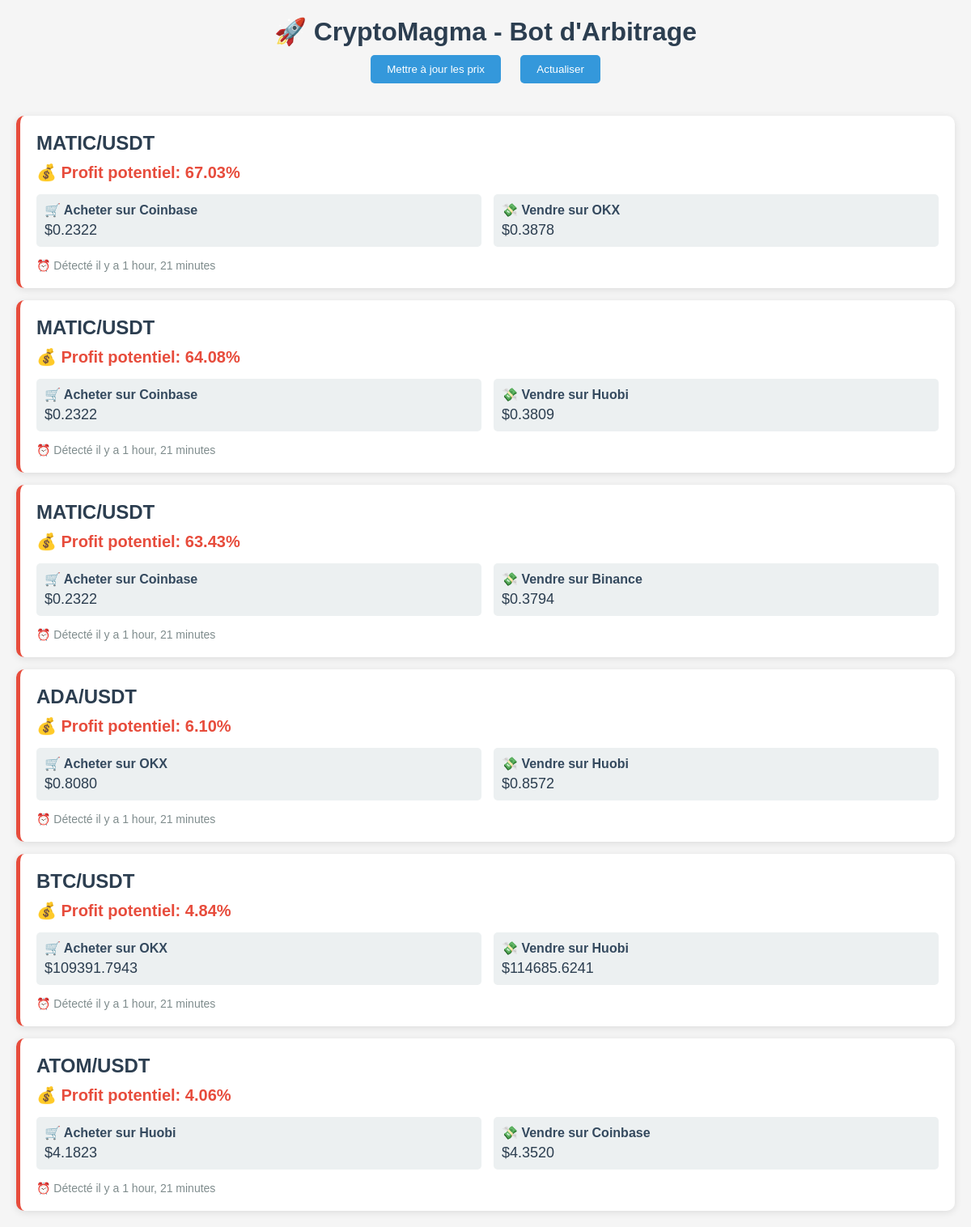
Before: / with the older database file.
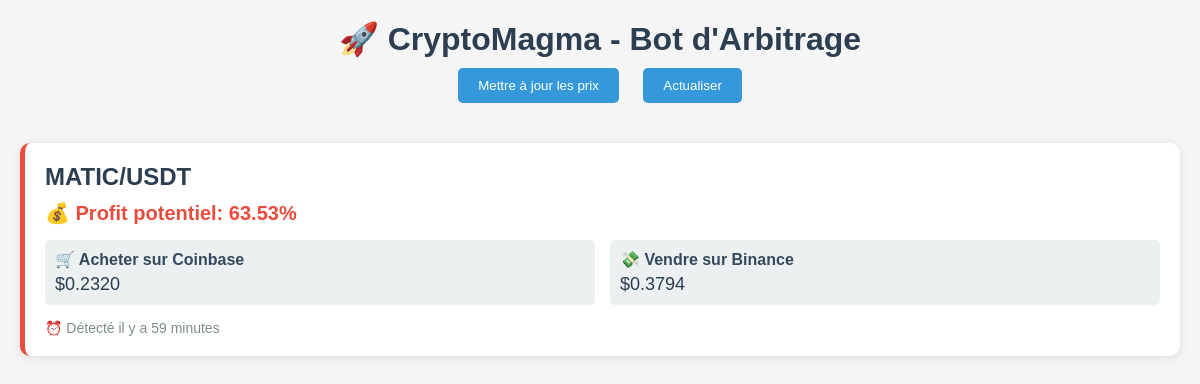
After: the same page with the newer database file.
### arbitrage/models.py (models this page shows, shortened)
class ArbitrageOpportunity(models.Model):
    crypto_pair = models.ForeignKey(CryptoPair, on_delete=models.CASCADE)
    buy_exchange = models.ForeignKey(Exchange, on_delete=models.CASCADE, related_name='buy_opportunities')
    sell_exchange = models.ForeignKey(Exchange, on_delete=models.CASCADE, related_name='sell_opportunities')
    buy_price = models.DecimalField(max_digits=20, decimal_places=8)
    sell_price = models.DecimalField(max_digits=20, decimal_places=8)
    profit_percentage = models.DecimalField(max_digits=5, decimal_places=2)
    created_at = models.DateTimeField(default=timezone.now)
    class Meta:
        ordering = ['-profit_percentage', '-created_at']

class CryptoPair(models.Model):
    symbol = models.CharField(max_length=20)  # ex: BTC, ETH
    base_currency = models.CharField(max_length=10, default='USDT')

class Exchange(models.Model):
    name = models.CharField(max_length=50, unique=True)
    api_url = models.URLField()
    is_active = models.BooleanField(default=True)

### arbitrage/views.py (the view)
# urls.py: path('', views.dashboard, name='dashboard'),
def dashboard(request):
    opportunities = ArbitrageOpportunity.objects.all()[:20]  # Top 20
    return render(request, 'arbitrage/dashboard.html', {
        'opportunities': opportunities
    })

### arbitrage/templates/arbitrage/dashboard.html (shortened to what this page needs)
<!DOCTYPE html>
<html lang="fr">
<head>
</head>
<body>
    <div class="header">
        <h1>🚀 CryptoMagma - Bot d'Arbitrage</h1>
        <button class="update-btn" onclick="updatePrices()">Mettre à jour les prix</button>
        <button class="update-btn" onclick="location.reload()">Actualiser</button>
    </div>
    <div class="opportunities" id="opportunities">
        {% if opportunities %}
            {% for opp in opportunities %}
            <div class="opportunity {% if opp.profit_percentage > 3 %}high-profit{% endif %}">
                <div class="crypto-symbol">{{ opp.crypto_pair.symbol }}/{{ opp.crypto_pair.base_currency }}</div>
                <div class="profit {% if opp.profit_percentage > 3 %}high{% endif %}">
                    💰 Profit potentiel: {{ opp.profit_percentage|floatformat:2 }}%
                </div>
                <div class="details">
                    <div class="exchange-info">
                        <div class="exchange-name">🛒 Acheter sur {{ opp.buy_exchange.name }}</div>
                        <div class="price">${{ opp.buy_price|floatformat:4 }}</div>
                    </div>
                    <div class="exchange-info">
                        <div class="exchange-name">💸 Vendre sur {{ opp.sell_exchange.name }}</div>
                        <div class="price">${{ opp.sell_price|floatformat:4 }}</div>
                    </div>
                </div>
                <div style="margin-top: 15px; font-size: 14px; color: #7f8c8d;">
                    ⏰ Détecté il y a {{ opp.created_at|timesince }}
                </div>
            </div>
            {% endfor %}
        {% else %}
            <div class="no-opportunities">
                <h3>Aucune opportunité d'arbitrage détectée</h3>
                <p>Cliquez sur "Mettre à jour les prix" pour rechercher de nouvelles opportunités.</p>
            </div>
        {% endif %}
    </div>
</body>
</html>

### arbitrage/templates/arbitrage/dashboard.html (style rules this page uses)
body { font-family: Arial, sans-serif; margin: 0; padding: 20px; background: #f5f5f5; }
.header { text-align: center; margin-bottom: 30px; }
.header h1 { color: #2c3e50; margin: 0; }
.update-btn { background: #3498db; color: white; padding: 10px 20px; border: none; border-radius: 5px; cursor: pointer; margin: 10px; }
.opportunities { display: grid; gap: 15px; max-width: 1200px; margin: 0 auto; }
.opportunity { background: white; padding: 20px; border-radius: 10px; box-shadow: 0 2px 10px rgba(0,0,0,0.1); border-left: 5px solid #27ae60; }
.opportunity.high-profit { border-left-color: #e74c3c; }
.crypto-symbol { font-size: 24px; font-weight: bold; color: #2c3e50; margin-bottom: 10px; }
.profit { font-size: 20px; font-weight: bold; color: #27ae60; margin-bottom: 15px; }
.profit.high { color: #e74c3c; }
.details { display: grid; grid-template-columns: 1fr 1fr; gap: 15px; }
.exchange-info { padding: 10px; background: #ecf0f1; border-radius: 5px; }
.exchange-name { font-weight: bold; color: #34495e; }
.price { font-size: 18px; color: #2c3e50; margin-top: 5px; }

Changed rows visible on the page:
removed ArbitrageOpportunity: crypto_pair.symbol "MATIC", crypto_pair.base_currency "USDT", profit_percentage "67.03", buy_exchange.name "Coinbase", buy_price "0.2322", sell_exchange.name "OKX", sell_price "0.3878", created_at "1 hour, 21 minutes"
removed ArbitrageOpportunity: crypto_pair.symbol "MATIC", crypto_pair.base_currency "USDT", profit_percentage "64.08", buy_exchange.name "Coinbase", buy_price "0.2322", sell_exchange.name "Huobi", sell_price "0.3809", created_at "1 hour, 21 minutes"
removed ArbitrageOpportunity: crypto_pair.symbol "MATIC", crypto_pair.base_currency "USDT", profit_percentage "63.43", buy_exchange.name "Coinbase", buy_price "0.2322", sell_exchange.name "Binance", sell_price "0.3794", created_at "1 hour, 21 minutes"
removed ArbitrageOpportunity: crypto_pair.symbol "ADA", crypto_pair.base_currency "USDT", profit_percentage "6.10", buy_exchange.name "OKX", buy_price "0.8080", sell_exchange.name "Huobi", sell_price "0.8572", created_at "1 hour, 21 minutes"
removed ArbitrageOpportunity: crypto_pair.symbol "BTC", crypto_pair.base_currency "USDT", profit_percentage "4.84", buy_exchange.name "OKX", buy_price "109391.7943", sell_exchange.name "Huobi", sell_price "114685.6241", created_at "1 hour, 21 minutes"
removed ArbitrageOpportunity: crypto_pair.symbol "ATOM", crypto_pair.base_currency "USDT", profit_percentage "4.06", buy_exchange.name "Huobi", buy_price "4.1823", sell_exchange.name "Coinbase", sell_price "4.3520", created_at "1 hour, 21 minutes"
added ArbitrageOpportunity: crypto_pair.symbol "MATIC", crypto_pair.base_currency "USDT", profit_percentage "63.53", buy_exchange.name "Coinbase", buy_price "0.2320", sell_exchange.name "Binance", sell_price "0.3794", created_at "59 minutes"
